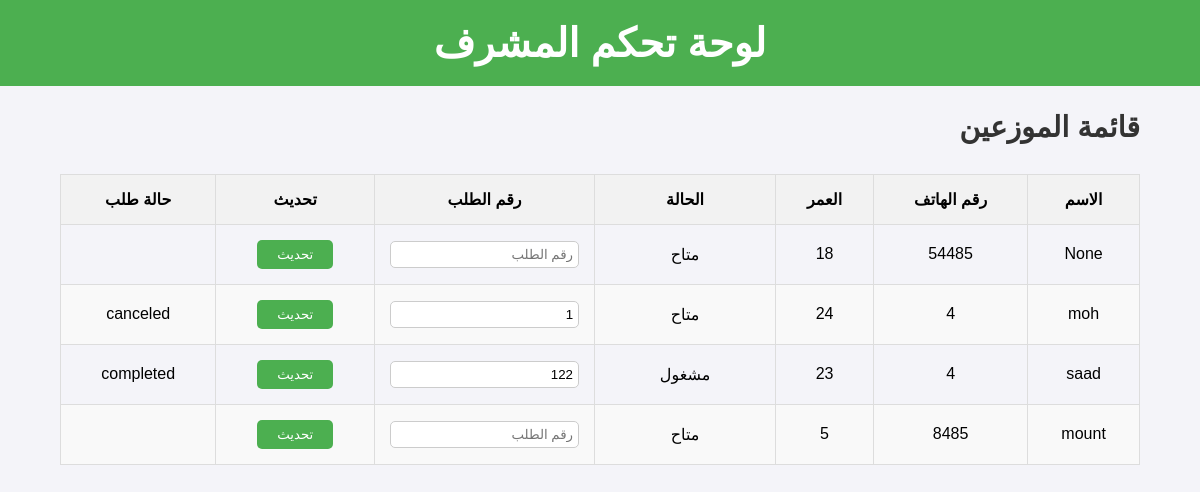
Screenshot of /shop/supervisor/delivery_persons/ (signed in) with the database file from the repository.
### shop/models.py (models this page shows, shortened)
class DeliveryPerson(models.Model):
    user = models.OneToOneField(User, on_delete=models.CASCADE, null=True, blank=True)
    name = models.CharField(max_length=100, null=True, blank=True)
    phone_number = models.CharField(max_length=15)
    age = models.IntegerField()
    STATUS_CHOICES = [
        ("available", "متاح"),
        ("busy", "مشغول"),
    ]
    status = models.CharField(
        max_length=10, choices=STATUS_CHOICES, default="available"
    )
    order = models.ForeignKey(
        "Order",
        null=True,
        blank=True,
        on_delete=models.SET_NULL,
        related_name="delivery",
    )
    order_status = models.CharField(max_length=255, null=False, default="في الطريق")

class Order(models.Model):
    PENDING = "pending"
    COMPLETED = "completed"
    CANCELLED = "cancelled"
    STATUS_CHOICES = [
        (PENDING, "Pending"),
        (COMPLETED, "Completed"),
        (CANCELLED, "Cancelled"),
    ]
    customer = models.ForeignKey(User, on_delete=models.CASCADE, related_name="orders")
    date = models.DateTimeField(auto_now_add=True)
    total_amount = models.DecimalField(max_digits=10, decimal_places=2)
    status = models.CharField(max_length=20, choices=STATUS_CHOICES, default=PENDING)
    address = models.TextField()
    phone_number = models.CharField(max_length=15)
    created_at = models.DateTimeField(default=timezone.now)
    delivery_person = models.ForeignKey(
        "DeliveryPerson",
        null=True,
        blank=True,
        on_delete=models.SET_NULL,
        related_name="orders",
    )

### shop/views.py (the view)
@login_required
def supervisor_delivery_persons(request):
    delivery_people = DeliveryPerson.objects.all()  # جلب جميع الموصّلين
    return render(
        request, "shop/delivery_persons.html", {"delivery_persons": delivery_people}
    )

### shop/templates/shop/delivery_persons.html (shortened to what this page needs)
<!DOCTYPE html>
<html lang="ar">
<head>
</head>
<body>
    <header>
        <h1>لوحة تحكم المشرف</h1>
    </header>
    <div class="container">
        {% if delivery_persons %}
            <h2>قائمة الموزعين</h2>
            <form method="POST" action="{% url 'update_delivery_person_order' %}">
                <table>
                    <thead>
                        <tr>
                            <th>الاسم</th>
                            <th>رقم الهاتف</th>
                            <th>العمر</th>
                            <th class="status-column">الحالة</th>
                            <th class="order-column">رقم الطلب</th>
                            <th>تحديث</th>
                            <th>حالة طلب</th>
                        </tr>
                    </thead>
                    <tbody>
                        {% for delivery_person in delivery_persons %}
                            <tr>
                                <td>{{ delivery_person.name }}</td>
                                <td>{{ delivery_person.phone_number }}</td>
                                <td>{{ delivery_person.age }}</td>
                                <td>{{ delivery_person.get_status_display }}</td>
                                <td>
                                    <input type="number" name="order_id_{{ delivery_person.id }}" value="{{ delivery_person.order_id|default:'' }}" placeholder="رقم الطلب">
                                </td>
                                <td>
                                    <button type="submit" name="delivery_person_id" value="{{ delivery_person.id }}">تحديث</button>
                                </td>
                                <td>{{ delivery_person.order.status }}</td>
                            </tr>
                        {% endfor %}
                    </tbody>
                </table>
            </form>
        {% else %}
            <p class="empty-message">لا يوجد موصّلين حالياً.</p>
        {% endif %}
    </div>
</body>
</html>

### shop/templates/shop/delivery_persons.html (style rules this page uses)
body { font-family: 'Arial', sans-serif; background-color: #f4f4f9; margin: 0; padding: 0; direction: rtl; }
header { background-color: #4CAF50; color: white; text-align: center; padding: 20px 0; }
h1 { margin: 0; font-size: 2.5em; }
.container { width: 90%; margin: 20px auto; max-width: 1200px; }
h2 { color: #333; font-size: 1.8em; margin-bottom: 15px; }
table { width: 100%; margin-top: 30px; border-collapse: collapse; }
table th, table td { padding: 15px; text-align: center; border: 1px solid #ddd; }
table th { background-color: #f2f2f2; font-weight: bold; }
table tr:nth-child(even) { background-color: #f9f9f9; }
table td input { padding: 5px; border-radius: 5px; border: 1px solid #ccc; }
button { padding: 7px 20px; background-color: #4CAF50; color: white; border: none; border-radius: 5px; cursor: pointer; }
.status-column { width: 150px; }
.order-column { width: 180px; }

### rows the page displays
DeliveryPerson: name "None", phone_number "54485", age "18", status "متاح", {{ delivery_person.id }} 1 (drawn)
DeliveryPerson: name "moh", phone_number "4", age "24", status "متاح", order_id "1", {{ delivery_person.id }} 2 (drawn), order.status "canceled"
DeliveryPerson: name "saad", phone_number "4", age "23", status "مشغول", order_id "122", {{ delivery_person.id }} 3 (drawn), order.status "completed"
DeliveryPerson: name "mount", phone_number "8485", age "5", status "متاح", {{ delivery_person.id }} 4 (drawn)
